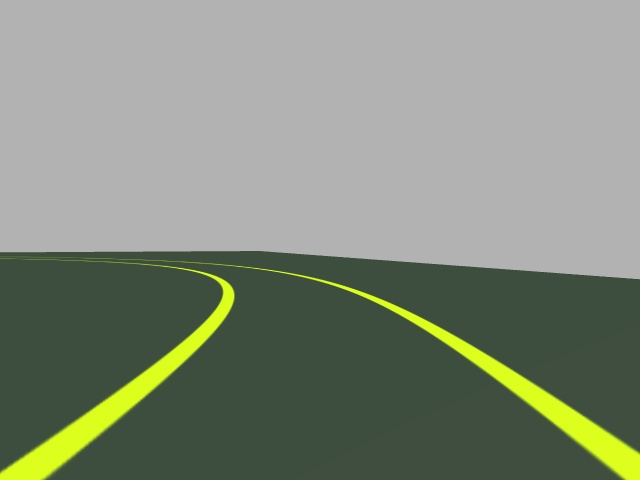
#> input picture lane_keeping/scripts/for_testing_camera_raised.jpg, 640 x 480 px
$ python opencv_testing.py
#> lines starting #> are read from the running program, lines starting #| are printed output that depends on the picture; after the words box and inside, x2 and y2 are one past the last pixel; in counts of white or black regions, pixels touching at a corner belong together; long printed decimals are rounded
import cv2 as cv
import os
import numpy as np
import matplotlib.pyplot as plt
from matplotlib.widgets import Slider
import sys, select, termios, tty


def getCanny(_img, _min, _max):
    return cv.Canny(_img, _min, _max)


def getKey():
    tty.setraw(sys.stdin.fileno())
    select.select([sys.stdin], [], [], 0)
    key = sys.stdin.read(3)
    termios.tcsetattr(sys.stdin, termios.TCSADRAIN, settings)
    return key


# Get image
__location__ = os.path.relpath(
    os.path.join(os.getcwd(), os.path.dirname(__file__)))
im = cv.imread(os.path.join(__location__, 'for_testing_camera_raised.jpg'))
#> im is the input picture: shape (480, 640, 3); mean B, G, R 123.5, 139.1, 130.8
height, width, ch = im.shape
#> height = 480; width = 640; ch = 3

# Convert to grayscale
im_gray = cv.cvtColor(im, cv.COLOR_BGR2GRAY)

# Rectangle crop
im_crop = im_gray[288:398][0:width]
h_crop_rec, w_crop_rec = im_crop.shape
#> h_crop_rec = 110; w_crop_rec = 640

# [9 lines of commented-out code are left out]
vt_lim1 = 320
vt_lim2 = height
#> vt_lim2 = 480
hz_offset = 100
pt_A = [hz_offset, vt_lim1]
pt_B = [0, vt_lim2]
#> pt_B = [0, 480]
pt_C = [width, vt_lim2]
#> pt_C = [640, 480]
pt_D = [width - hz_offset, vt_lim1]
#> pt_D = [540, 320]
im_crop = im_gray[vt_lim1:vt_lim2][0:width]
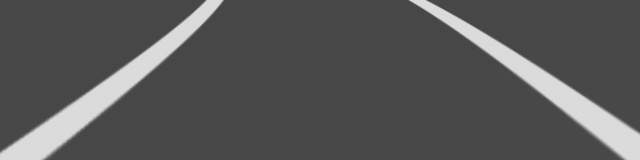
#> im_crop: shape (160, 640); min 66, max 222, mean 86.9
height_crop, width_crop = im_crop.shape
#> height_crop = 160; width_crop = 640
print(vt_lim1, vt_lim2)
#| 320 480

# L2 norm used to derive the new height. Width remains the same
# Can use either AB or CD since we chose an isosceles trapezoid
max_ptrans_width = width
#> max_ptrans_width = 640
max_ptrans_height = int(np.sqrt(((pt_A[0] - pt_B[0]) ** 2) + ((pt_A[1] - pt_B[1]) ** 2)))
print("Ptrans size: ", max_ptrans_width, max_ptrans_height)
#| Ptrans size:  640 188

# Create set of points for the input (trapezoid) to output (rectangle)
trapezoid_pts = np.float32([pt_A, pt_B, pt_C, pt_D])
rectangle_pts = np.float32([[0, 0], [0, max_ptrans_height - 1],
                            [max_ptrans_width - 1, max_ptrans_height - 1], [max_ptrans_width - 1, 0]])

# Get the perspective transform matrix, then warp the gray image
ptrans_M = cv.getPerspectiveTransform(trapezoid_pts, rectangle_pts)
im_warped = cv.warpPerspective(im_gray, ptrans_M, (max_ptrans_width, max_ptrans_height), flags=cv.INTER_LINEAR)
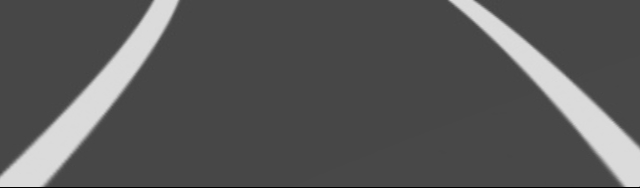
#> im_warped: shape (188, 640); min 0, max 221, mean 88
im_warped2 = cv.warpPerspective(im_gray, ptrans_M, (width, height), flags=cv.INTER_LINEAR)
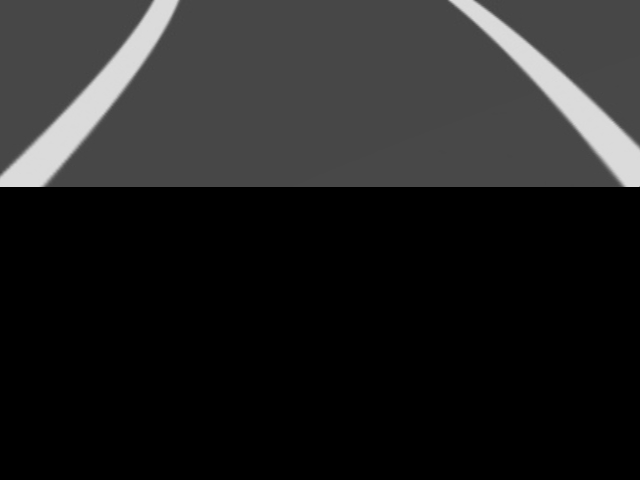
#> im_warped2: shape (480, 640); min 0, max 221, mean 34.4

# IGNORE ABOVE TRANSFORMATIONS FOR NOW
# Image thresholding using Otsu's Binarization
im_blur = cv.GaussianBlur(im_crop, (5, 5), 0)
_, im_bin = cv.threshold(im_blur, 0, 255, cv.THRESH_BINARY + cv.THRESH_OTSU)
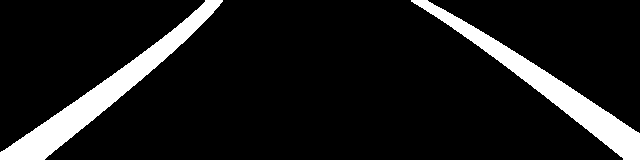
#> im_bin: shape (160, 640); 10.7% white; 2 white regions, box (x1, y1, x2, y2) and area: (0, 0, 223, 160) 5714, (411, 0, 640, 160) 5215

# Canny edge detector
canny_thresholds = [100, 200]  # Through experimentation found test image max value threshold reached 1520. Robust image
im_canny = getCanny(im_bin, canny_thresholds[0], canny_thresholds[1])
#> in getCanny, `return cv.Canny(_img, _min, _max)`:
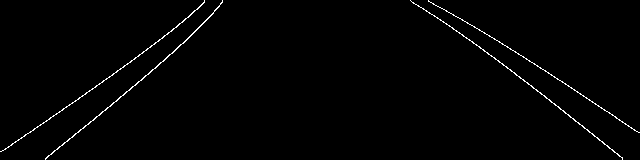
#> returned value: shape (160, 640); 1.2% white in thin lines or dots
im_hough = cv.cvtColor(im_canny, cv.COLOR_GRAY2BGR)  # So we can overlay color lines over canny edges
#> im_hough: shape (160, 640, 3); 1.2% white in thin lines or dots

# Probabilistic Hough lines
linesP = cv.HoughLinesP(im_canny, 1, np.pi / 180, 50, None, 50, 10)
#> linesP = [[3, 150, 150, 47], [479, 29, 639, 132], [45, 159, 175, 50], [469, 39, 563, 110], [546, 98, 602, 141], [151, 46, 204, 2], [507, 46, 615, 116], [570, 117, 622, 157], [46, 158, 102, 111], [410, 0, 466, 37]]
if linesP is not None:
    intercepts_height = np.zeros(len(linesP), dtype=float)
#> intercepts_height = [0, 0, 0, 0, 0, 0, 0, 0, 0, 0]
    m = np.zeros(len(linesP), dtype=float)
#> m = [0, 0, 0, 0, 0, 0, 0, 0, 0, 0]
    b = np.zeros(len(linesP), dtype=float)
#> b = [0, 0, 0, 0, 0, 0, 0, 0, 0, 0]
    for i in range(0, len(linesP)):
        line = linesP[i][0]
        cv.line(im_hough, (line[0], line[1]), (line[2], line[3]), (0, 0, 255), 2, cv.LINE_AA)
        # line = np.asarray(line, dtype=float)        # Convert to float now

        # Find where each line intercepts lower edge of image (y=height)
        m[i] = (line[3] - line[1]) / (line[2] - line[0])
        b[i] = line[1] - m[i]*line[0]

        intercepts_height[i] = (height_crop - line[1]) / m[i] + line[0]
#> this loop made 10 passes
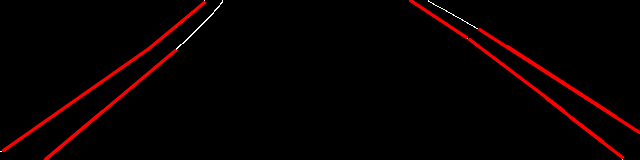
#> im_hough: shape (160, 640, 3); mean B, G, R 0.4, 0.4, 7.9
#> after the loop, b = [152.1, -279.4, 196.7, -315.2, -321.2, 171.4, -282.6, -321.5, 196.6, -270.9]; intercepts_height = [-11.27, 682.5, 43.81, 629.2, 626.7, 13.68, 682.9, 625.9, 43.62, 652.2]; m = [-0.701, 0.644, -0.838, 0.755, 0.768, -0.83, 0.648, 0.769, -0.839, 0.661]
    centerpoint = int((np.min(intercepts_height) + np.max(intercepts_height)) / 2)
#> centerpoint = 335
    cv.line(im_hough, (centerpoint, 0), (centerpoint, height_crop), (0, 255, 0), 2, cv.LINE_AA)
    print("centerline: ", centerpoint)
#| centerline:  335
    print("average slope: ", round(np.average(m),2), "intercept: ", round(np.average(b),2))
#| average slope:  0.1 intercept:  -107.4
    print("m:", m, "b:", b)
#| m: [-0.7007  0.6438    -0.8385  0.7553  0.7679 -0.8302
#|   0.6481  0.7692 -0.8393  0.6607] b: [ 152.102 -279.356     196.731 -315.245 -321.25
#|   171.358 -282.611 -321.462  196.607 -270.893]

    # Now try to get average of left side and right side lines, then get average from those 2 lines
    left_line = [0., 0., 0]
    right_line = [0., 0., 0]
    for i in range(0, len(m)):
        if m[i] < 0.:        # Left line
            left_line[0] += m[i]
            left_line[1] += b[i]
            left_line[2] += 1       # Counter
        else:               # Right line
            right_line[0] += m[i]
            right_line[1] += b[i]
            right_line[2] += 1  # Counter
#> this loop made 10 passes
#> after the loop, left_line = [-3.21, 716.8, 4]; right_line = [4.25, -1790.8, 6]
    # Average. TODO TAKE CARE OF DIVISON BY 0
    left_line[0] /= left_line[2]
    left_line[1] /= left_line[2]
    right_line[0] /= right_line[2]
    right_line[1] /= right_line[2]
    print("L: ", left_line, "R: ", right_line)
#| L:  [-0.8022, 179.200, 4] R:  [0.7075, -298.469, 6]

cv.line(im_hough, (0, int(left_line[1])), (width, int(left_line[0]*width + left_line[1])), (255, 255, 0), 2, cv.LINE_AA)
cv.line(im_hough, (0, int(right_line[1])), (width, int(right_line[0]*width + right_line[1])), (255, 255, 0), 2, cv.LINE_AA)
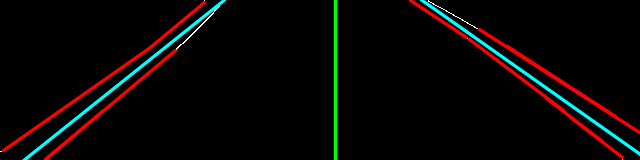
#> im_hough: shape (160, 640, 3); mean B, G, R 4.6, 6, 7.9

# Now get average of two lines
proj_line = [(left_line[0]+right_line[0])/2, (left_line[1]+right_line[1])/2]
#> proj_line = [-0.0473, -59.63]
print("Proj: ", proj_line)
#| Proj:  [-0.04733, -59.635]
print("y @0: ", int(proj_line[1]))
#| y @0:  -59
print("y @width: ", int(proj_line[0]*width + proj_line[1]))
#| y @width:  -89
cv.line(im_hough, (0, int(proj_line[1])), (width, int(proj_line[0]*width + proj_line[1])), (0, 255, 255), 2, cv.LINE_AA)

# cv.imshow("Original", im)
cv.imshow("Initial ROI", im_crop)
cv.imshow("Binary", im_bin)
cv.imshow("Canny", im_canny)
cv.imshow("Hough", im_hough)
# cv.imshow("ROI", crop)
# cv.imshow("Warped", im_warped)
# cv.imshow("Warped 2", im_warped2)
cv.waitKey(500)

# [17 lines of commented-out code are left out]

a = np.array([2, 3, 2])
b = a
b[0:1] = b[2]
print(b)


while True:
#> (the run stopped early here; a loop or call above may not have finished)

$ run again, with lane_keeping/scripts/for_testing_markup.jpg copied over lane_keeping/scripts/for_testing_camera_raised.jpg
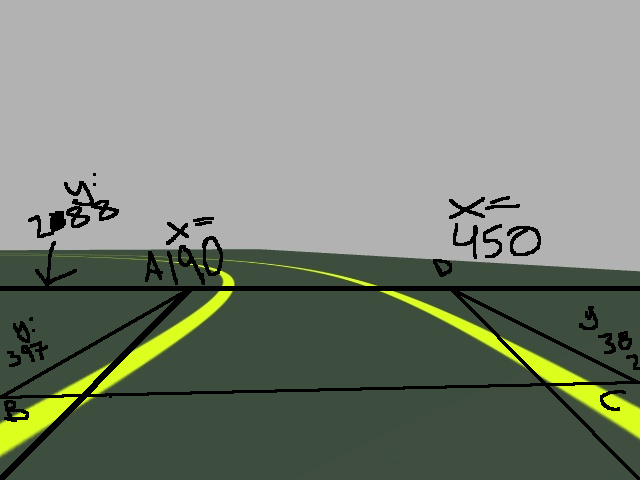
#> input picture lane_keeping/scripts/for_testing_markup.jpg, 640 x 480 px
#> im is the input picture: shape (480, 640, 3); mean B, G, R 118.8, 131.5, 124
#| 320 480
#| Ptrans size:  640 188
#> im_bin: shape (160, 640); 7.2% white; 8 white regions, largest, box (x1, y1, x2, y2) and area: (0, 77, 76, 136) 1780, (93, 0, 204, 74) 1717, (559, 65, 640, 118) 1617
#> linesP = [[559, 68, 616, 103], [84, 83, 172, 25], [526, 29, 603, 68], [1, 135, 53, 101], [6, 100, 106, 45], [444, 0, 518, 43], [57, 98, 106, 47], [584, 60, 636, 86], [48, 78, 99, 49]]
#> `intercepts_height = np.zeros(len(linesP), dtype=float)`: intercepts_height = [0, 0, 0, 0, 0, 0, 0, 0, 0]
#> the loop `for i in range(0, len(linesP)):` made 9 passes
#> after the loop `for i in range(0, len(linesP)):`:
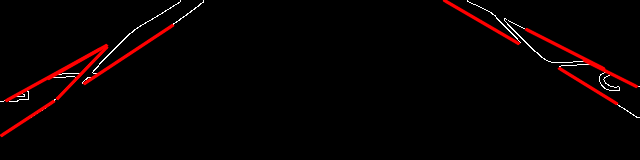
#> im_hough: shape (160, 640, 3); mean B, G, R 1.6, 1.6, 7
#> after the loop `for i in range(0, len(linesP)):`: b = [-275.2, 138.4, -237.4, 135.7, 103.3, -258, 157.3, -232, 105.3]; intercepts_height = [708.8, -32.83, 784.6, -37.24, -103.1, 719.3, -2.57, 784, -96.21]; m = [0.614, -0.659, 0.506, -0.654, -0.55, 0.581, -1.04, 0.5, -0.569]
#> centerpoint = 340
#| centerline:  340
#| average slope:  -0.14 intercept:  -40.3
#| m: [ 0.614 -0.6591  0.5065 -0.6538 -0.55        0.5811
#|  -1.041  0.5        -0.5686] b: [-275.246  138.364 -237.416  135.654  103.3
#|  -258.          157.327 -232.          105.294]
#> the loop `for i in range(0, len(m)):` made 9 passes
#> after the loop `for i in range(0, len(m)):`: left_line = [-3.47, 639.9, 5]; right_line = [2.2, -1002.7, 4]
#| L:  [-0.6945, 127.988, 5] R:  [0.5504, -250.665, 4]
#> `cv.line(im_hough, (0, int(right_line[1])), (width, int(right_line[0]*w..`:
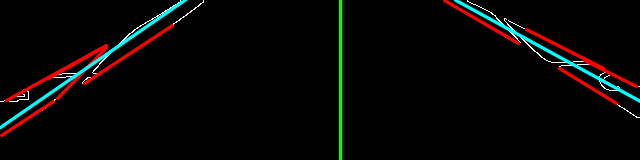
#> im_hough: shape (160, 640, 3); mean B, G, R 4.9, 6.3, 6.6
#> proj_line = [-0.072, -61.34]
#| Proj:  [-0.07204, -61.339]
#| y @0:  -61
#| y @width:  -107
